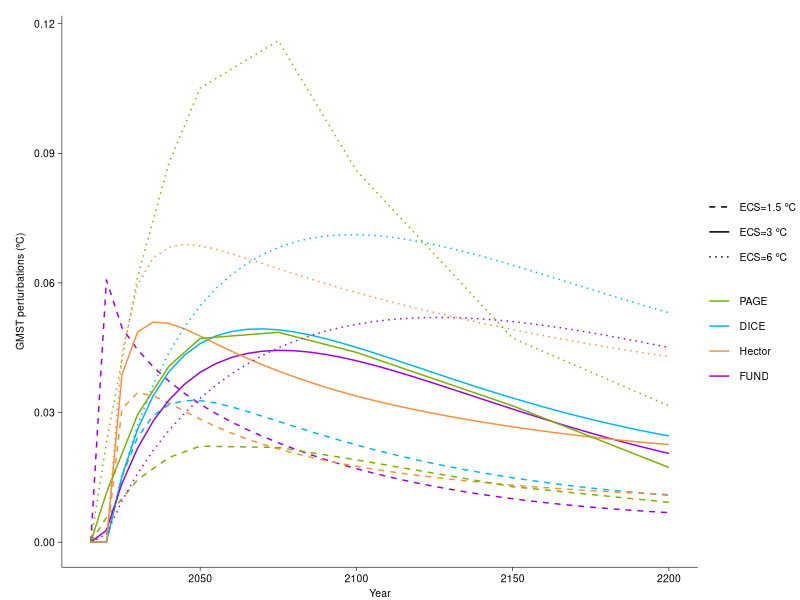

R code for this plot: (Note: this script raises an error after producing the figure.)
library(openxlsx)
setwd("/Users/tianpeng/Desktop/One-Earth-public-data-master/Figure Data and Code/Figure 3")
Temperature_IAMs<-read.xlsx("Temperature_perturbations.xlsx",sheet="ECS")

Temperature_IAMs_ECS1.5=Temperature_IAMs[Temperature_IAMs$ECS == "ECS=1.5", ]
Temperature_IAMs_ECS3=Temperature_IAMs[Temperature_IAMs$ECS == "ECS=3", ]
Temperature_IAMs_ECS4.5=Temperature_IAMs[Temperature_IAMs$ECS == "ECS=4.5", ]
Temperature_IAMs_ECS6=Temperature_IAMs[Temperature_IAMs$ECS == "ECS=6", ]
Temperature_IAMs_ECS9=Temperature_IAMs[Temperature_IAMs$ECS == "ECS=9", ]

Temperature_IAMs_ECS1.5 = Temperature_IAMs_ECS1.5[Temperature_IAMs_ECS3$Models!="MAGICC",];
Temperature_IAMs_ECS3 = Temperature_IAMs_ECS3[Temperature_IAMs_ECS3$Models!="MAGICC",];
Temperature_IAMs_ECS4.5 = Temperature_IAMs_ECS4.5[Temperature_IAMs_ECS4.5$Models!="MAGICC",];
Temperature_IAMs_ECS6 = Temperature_IAMs_ECS6[Temperature_IAMs_ECS6$Models!="MAGICC",];
Temperature_IAMs_ECS9 = Temperature_IAMs_ECS9[Temperature_IAMs_ECS9$Models!="MAGICC",];

Temperature_IAMs_ECS = rbind(Temperature_IAMs_ECS1.5,Temperature_IAMs_ECS3,Temperature_IAMs_ECS6)
Temperature_IAMs_ECS_PAGE = Temperature_IAMs_ECS[Temperature_IAMs_ECS$Models=="PAGE",]
Temperature_IAMs_ECS_FUND = Temperature_IAMs_ECS[Temperature_IAMs_ECS$Models=="FUND",]
Temperature_IAMs_ECS_DICE = Temperature_IAMs_ECS[Temperature_IAMs_ECS$Models=="DICE",]
Temperature_IAMs_ECS_Hector = Temperature_IAMs_ECS[Temperature_IAMs_ECS$Models=="Hector",]

Temperature_IAMs_ECS = rbind(Temperature_IAMs_ECS_PAGE,Temperature_IAMs_ECS_FUND,Temperature_IAMs_ECS_DICE,Temperature_IAMs_ECS_Hector)


library(ggplot2)

p_ECS_SSP2<-ggplot(data=Temperature_IAMs_ECS[Temperature_IAMs_ECS$SSP=="SSP2",],aes(x=Year,y=Temp_anom,group=interaction(Models, ECS),color=Models))+
  theme_bw()+
  theme(legend.position="right")+
  theme(panel.border = element_blank(),panel.grid.major = element_blank(),panel.grid.minor = element_blank(),axis.line = element_line(size=0.2,colour = "black"),axis.ticks = element_line(size=0.2,colour = "black"))+
  theme(strip.text = element_text(colour = 'black',  size = rel(0.9)), strip.background = element_rect(fill = 'gray91', colour = 'gray91', size = rel(1), linetype = 1))+
  geom_line(aes(linetype=factor(ECS)),size=0.5,alpha=1)+
  scale_linetype_manual(values = c(2,1,3),
                        labels=c(expression(paste("ECS=1.5 ", degree, "C")), 
                                 expression(paste("ECS=3 ", degree, "C   ")),
                                 expression(paste("ECS=6 ", degree, "C   "))))+
  scale_color_manual(values=c("#7CAE00", "#00B4F0","#F7903D","#9900E6"),breaks = c("PAGE", "DICE", "Hector","FUND"),name = " ", labels = c("PAGE", "DICE", "Hector","FUND"))+
  xlab("Year")+
  ylab(expression(paste("GMST perturbations (", degree, "C)")))+
  theme(plot.margin = unit(c(0.4,0.25,0,0.4), "cm"))+
  theme(panel.spacing = unit(1, "lines"))+
  theme(legend.title = element_blank())+
  # theme(text = element_text(family='Arial'))+
  theme(axis.text.x = element_text(size = 7.5, color = "black"))+
  theme(axis.text.y = element_text(size = 7.5, color = "black"))+
  theme(axis.ticks.length = unit(0.1,'cm'))+
  theme(axis.title.x = element_text(size = 7.5, color = "black"))+
  theme(axis.title.y = element_text(size = 7.5,margin = margin(t = 0, r = 3, b = 0, l = 0), color = "black"))+
  theme(legend.text = element_text(size = 7.5, color = "black"))+
  theme(legend.key.size = grid::unit(1.25, "lines"),
        legend.box.margin=margin(-10,-10,-10,-10),
        legend.spacing.y = unit(0.1, 'cm'))
##设置标签文字

IAMs_temp_ssps_quantile_incremental<-read.xlsx("Temperature_perturbations.xlsx",sheet="Quantiles_perturbation")

library("ggplot2")

p_incremental_IAMs_SSP2<-ggplot(IAMs_temp_ssps_quantile_incremental[IAMs_temp_ssps_quantile_incremental$SSPs=="SSP2",],aes(Year,average,group=Models,fill=Models,colour=Models)) +
  # 带状图函数：ymin设置下界，ymax设置上界；
  geom_ribbon(aes(ymin = quan5, ymax= quan95,fill = Models), alpha = 0.5,colour = NA) +
  geom_line(alpha = 1,size=0.5,aes(colour=Models))+
  theme_bw()+
  theme(legend.position="right")+
  theme(panel.border = element_blank(),panel.grid.major = element_blank(),panel.grid.minor = element_blank(),axis.line = element_line(size=0.2,colour = "black"),axis.ticks = element_line(size=0.2,colour = "black"))+
  # facet_grid(. ~ SSPs)+
  theme(strip.text = element_text(colour = 'black',  size = rel(0.9)), strip.background = element_rect(fill = 'gray91', colour = 'gray91', size = rel(1), linetype = 1))+
  theme(panel.spacing = unit(1, "lines"))+
  xlab("Year")+
  ylab(expression(paste("GMST perturbations (", degree, "C)")))+
  theme(plot.margin = unit(c(0.4,0.75,0,0.4), "cm"))+
  theme(axis.text.x = element_text(size = 7.5, color = "black"))+
  theme(axis.text.y = element_text(size = 7.5, color = "black"))+
  theme(axis.ticks.length = unit(0.1,'cm'))+
  theme(axis.title.x = element_text(size = 7.5, color = "black"))+
  theme(axis.title.y = element_text(size = 7.5,margin = margin(t = 0, r = 3, b = 0, l = 0), color = "black"))+
  theme(legend.text = element_text(size = 7.5, color = "black"))+     ##设置标签文字
  theme(legend.title  = element_text(size = 7.5, color = "black"))+     ##设置标签文字
  scale_fill_manual(values=c("#A6F5A2", "#00B4F0","#F7903D","#9900E6"),breaks = c("PAGE", "DICE", "Hector","FUND"),name = " ", labels = c("PAGE", "DICE", "Hector","FUND"))+
  scale_color_manual(values=c("#7CAE00", "#00B4F0","#F7903D","#9900E6"),breaks = c("PAGE", "DICE", "Hector","FUND"),name = " ", labels = c("PAGE", "DICE", "Hector","FUND"))+
  theme(legend.key.size = unit(0.5,"cm"),
        legend.key.width = unit(1,"cm"),
        legend.box.margin=margin(-10,-10,-10,-10))+
  theme(text = element_text(family='Arial'))+
  # guides(fill=guide_legend(nrow=2,byrow=TRUE))+
  geom_line()



IAMs_temp_perturb_target<-read.xlsx("Temperature_perturbations.xlsx",sheet="Distribution")
IAMs_temp_perturb_target[IAMs_temp_perturb_target$Year == 2200,]$Year = "GMST perturbations by 2200"
IAMs_temp_perturb_target[IAMs_temp_perturb_target$Year == 2100,]$Year = "GMST perturbations by 2100"
IAMs_temp_perturb_target[IAMs_temp_perturb_target$Year == 2050,]$Year = "GMST perturbations by 2050"

library(data.table)

IAMs_temp_perturb_target = as.data.table(IAMs_temp_perturb_target)

p_GMST_incremental_SSP2_2100 = ggplot(IAMs_temp_perturb_target[Scenarios=="SSP2" & Year %in% c("GMST perturbations by 2100"),], aes(x=Temperature,group=Models)) +  
  geom_density(aes( fill=Models), alpha=0.6,colour=NA) + 
  theme_bw()+
  # theme(legend.title=element_blank())+
  theme(legend.position="top")+
  theme(panel.border = element_blank(),panel.grid.major = element_blank(),panel.grid.minor = element_blank(),axis.line = element_line(size=0.2,colour = "black"),axis.ticks = element_line(size=0.2,colour = "black"))+
  facet_wrap(~Year,scales = "free", ncol = 1)+
  theme(strip.text = element_text(colour = 'black',  size = rel(0.9)), strip.background = element_rect(fill = 'gray91', colour = 'gray91', size = rel(1), linetype = 1))+
  theme(panel.spacing = unit(1, "lines"))+
  xlab(expression(paste("GMST perturbations (", degree, "C)")))+
  ylab('Density')+
  theme(axis.text.x = element_text(size = 7.5, color = "black"))+
  theme(axis.text.y = element_text(size = 7.5, color = "black"))+
  theme(axis.ticks.length = unit(0.1,'cm'))+
  theme(axis.title.x = element_text(size = 7.5, color = "black",margin = margin(t = 3, r = 0, b = 3, l = 0)))+
  theme(axis.title.y = element_text(size = 7.5, color = "black",margin = margin(t = 0, r = 3, b = 0, l = 0)))+
  theme(plot.margin = unit(c(0.4,0.4,0,0.4), "cm"))+
  theme(legend.text = element_text(size = 7.5, color = "black"))+   
  theme(legend.title  = element_text(size = 7.5, color = "black"))+
  scale_fill_manual(values=c("#A6F5A2", "#00B4F0","#F7903D","#9900E6"),breaks = c("PAGE", "DICE", "Hector","FUND"),name = " ", labels = c("PAGE", "DICE", "Hector","FUND"))+
  scale_color_manual(values=c("#7CAE00", "#00B4F0","#F7903D","#9900E6"),breaks = c("PAGE", "DICE", "Hector","FUND"),name = " ", labels = c("PAGE", "DICE", "Hector","FUND"))+
  theme(legend.title = element_blank())+
  theme(legend.key.size = unit(0.4,"cm"),
        legend.key.width = unit(0.4,"cm"),
        legend.box.margin=margin(-10,-10,-10,-10))+
  theme(text = element_text(family='Arial'))+
  scale_x_continuous(limits=c(0,0.15), breaks=seq(0,0.15,0.03))


p_GMST_incremental_SSP2_2200 = ggplot(IAMs_temp_perturb_target[Scenarios=="SSP2" & Year %in% c("GMST perturbations by 2200"),], aes(x=Temperature,group=Models)) +  
  geom_density(aes( fill=Models), alpha=0.6,colour=NA) + 
  theme_bw()+
  # theme(legend.title=element_blank())+
  theme(legend.position="top")+
  theme(panel.border = element_blank(),panel.grid.major = element_blank(),panel.grid.minor = element_blank(),axis.line = element_line(size=0.2,colour = "black"),axis.ticks = element_line(size=0.2,colour = "black"))+
  facet_wrap(~Year,scales = "free", ncol = 1)+
  theme(strip.text = element_text(colour = 'black',  size = rel(0.9)), strip.background = element_rect(fill = 'gray91', colour = 'gray91', size = rel(1), linetype = 1))+
  theme(panel.spacing = unit(1, "lines"))+
  xlab(expression(paste("GMST perturbations (", degree, "C)")))+
  ylab('Density')+
  theme(axis.text.x = element_text(size = 7.5, color = "black"))+
  theme(axis.text.y = element_text(size = 7.5, color = "black"))+
  theme(axis.ticks.length = unit(0.1,'cm'))+
  theme(axis.title.x = element_text(size = 7.5, color = "black",margin = margin(t = 3, r = 0, b = 3, l = 0)))+
  theme(axis.title.y = element_text(size = 7.5, color = "black",margin = margin(t = 0, r = 3, b = 0, l = 0)))+
  theme(plot.margin = unit(c(0.4,0.4,0,0.4), "cm"))+
  theme(legend.text = element_text(size = 7.5, color = "black"))+   
  theme(legend.title  = element_text(size = 7.5, color = "black"))+
  scale_fill_manual(values=c("#A6F5A2", "#00B4F0","#F7903D","#9900E6"),breaks = c("PAGE", "DICE", "Hector","FUND"),name = " ", labels = c("PAGE", "DICE", "Hector","FUND"))+
  scale_color_manual(values=c("#7CAE00", "#00B4F0","#F7903D","#9900E6"),breaks = c("PAGE", "DICE", "Hector","FUND"),name = " ", labels = c("PAGE", "DICE", "Hector","FUND"))+
  theme(legend.title = element_blank())+
  theme(legend.key.size = unit(0.4,"cm"),
        legend.key.width = unit(0.4,"cm"),
        legend.box.margin=margin(-10,-10,-10,-10))+
  theme(text = element_text(family='Arial'))+
  scale_x_continuous(limits=c(0,0.15), breaks=seq(0,0.15,0.03))

library(gridExtra)
library(plyr)
library(ggpubr)
library(cowplot)

p_incremental_ESC_IAMs_SSP2 = ggarrange(p_incremental_IAMs_SSP2,p_ECS_SSP2,nrow = 2,labels=c("A","B"),font.label = list(size = 10, color = "black", family = NULL),hjust = -1,vjust = 2)
p_GMST_incremental_SSP2 = ggarrange(p_GMST_incremental_SSP2_2100,p_GMST_incremental_SSP2_2200,nrow = 2,labels=c("C","D"),font.label = list(size = 10, color = "black", family = NULL),hjust = -1,vjust = 2)
p_incremental_ESC_density_IAMs_SSP2 = plot_grid(p_incremental_ESC_IAMs_SSP2,p_GMST_incremental_SSP2,ncol = 2, rel_widths = c(.55,0.45));

# ggsave("Temperature_incremental.png",p_incremental_ESC_density_IAMs_SSP2,width = 15,height = 10)
ggsave("./Figure 3.tiff", p_incremental_ESC_density_IAMs_SSP2,width = 174,height=110, dpi=900, units = "mm", compression = "lzw",bg = "white")

